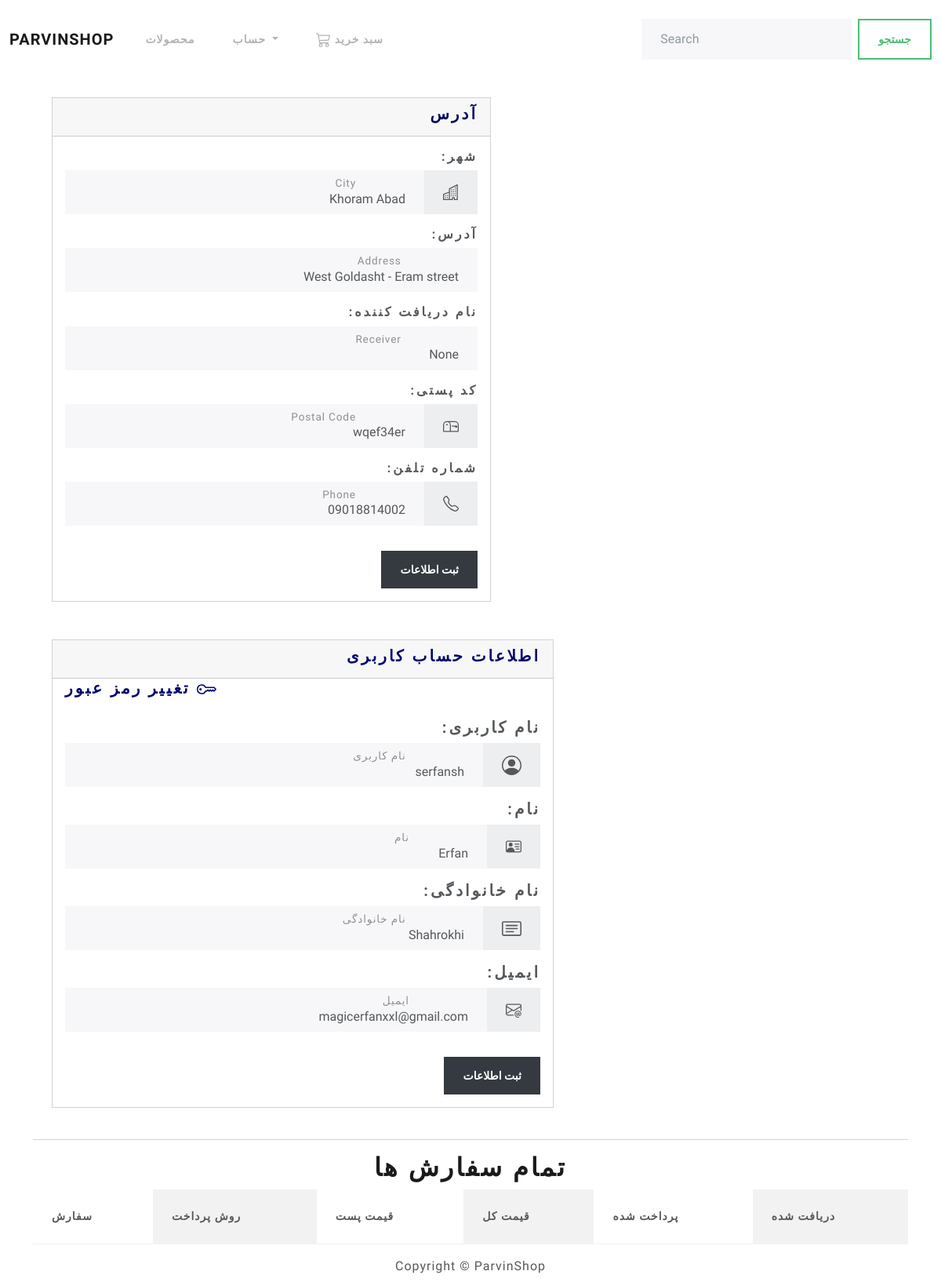
Page /user/account/ (signed in) on the earlier database version.
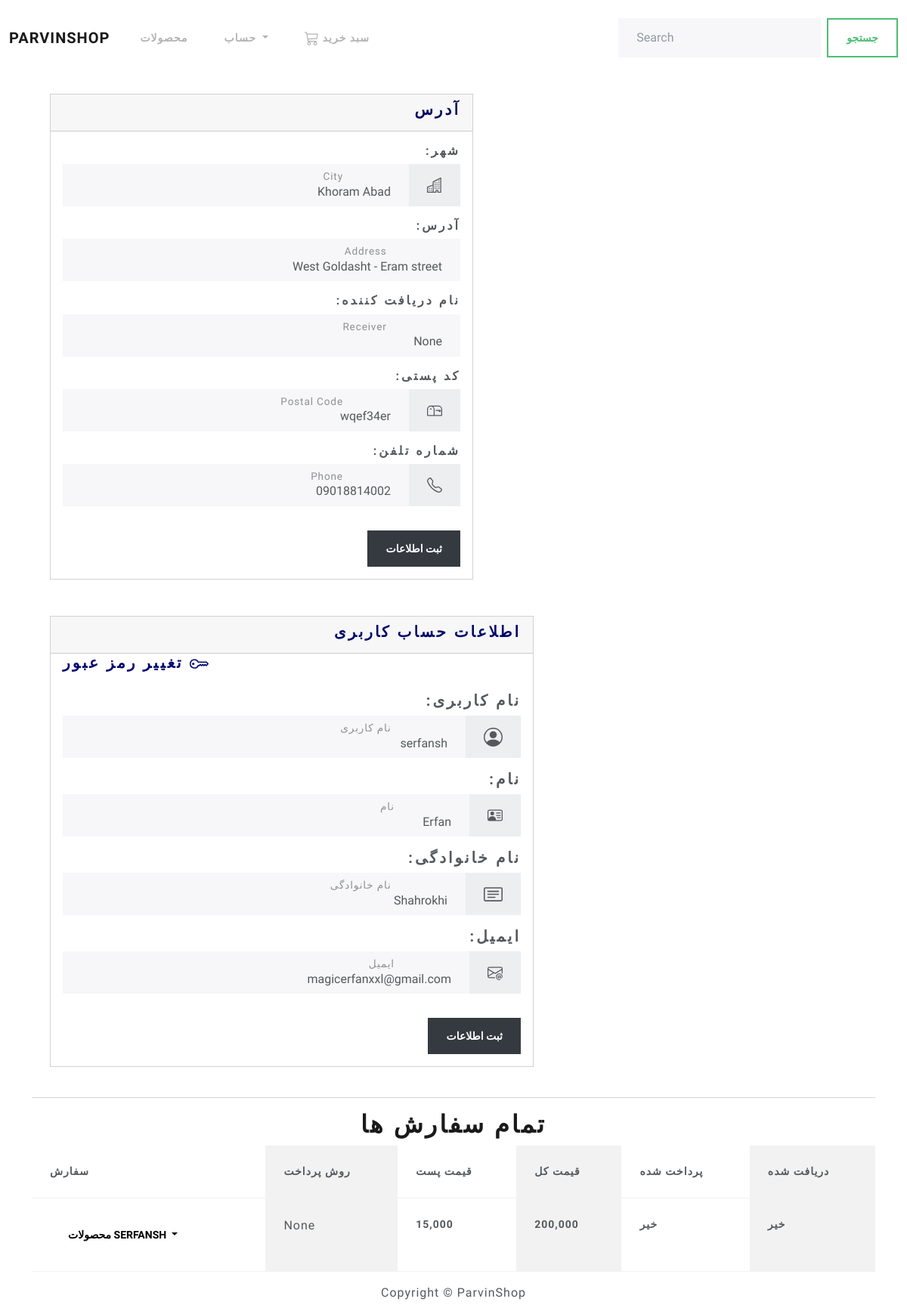
Same page on the later database version.
### users/models.py (models this page shows, shortened)
class Order(models.Model):
    user = models.ForeignKey(User, on_delete=models.SET_NULL, null=True)
    paymentMethod = models.CharField(max_length=200, null=True, blank=True) # default = online
    shippingPrice = models.IntegerField(null=True, blank=True, default=15000)
    totalPrice = models.IntegerField(null=True, blank=True, default=0)
    isPaid = models.BooleanField(default=False)
    paidAt = models.DateTimeField(auto_now_add=False, null=True, blank=True)
    isDelivered = models.BooleanField(default=False)
    deliveredAt = models.DateTimeField(auto_now_add=False, null=True, blank=True)
    createdAt = models.DateTimeField(auto_now_add=True)
    id = models.UUIDField(default=uuid.uuid4, unique=True,
                        primary_key=True, editable=False)
    class Meta:
        ordering = ['-createdAt']

### users/views.py (the view)
# urls.py: path('account/', views.userAccount, name='account'),
@login_required(login_url='login')
def userAccount(request):
    user = request.user
    address = getAdress(user)
    orders, ordders = getAllOrders(user)
    if request.method == 'POST':
        saveAddress(request, address)
    context = {'user': user, 'address': address,
    'orders': orders, 'ordders': ordders}
    return render(request, 'users/account.html', context)

### users/utils.py (called while the page is built)
def getAdress(user):
    try:
        address = user.useraddress
    except:
        address = None
    return address

def getAllOrders(user):
    try:
        orders = user.order_set.all()
    except:
        orders = None
    orderz = []
    ordders = []
    for order in orders:
        orderz += [(order, order.orderitem_set.all())]
        if order.isDelivered == False and order.isPaid == True:
            ordders += [(order, order.orderitem_set.all())]
    return orderz, ordders

### users/templates/users/account.html (shortened to what the changed rows need)
{% extends 'main.html' %}
{% load humanize %}
{% block content %}
<div class="container me-auto">
    <div class="row">
  <div class="col-md-auto">
    <div class="card text-end me-auto m-4" style="width: 40rem;">
      <form class="form-group" action="{% url 'editprofile' %}" method="POST">
      <div class="card-body">
        <div class="input-group mb-3">
          <div class="form-floating">
            <input type="text" class="form-control text-end" id="floatingInputGroup1" placeholder="Username" name="username" value="{{user.username}}">
            <label class="text-end" for="floatingInputGroup1">نام کاربری</label>
          </div>
        </div>
        <div class="input-group mb-3">
          <div class="form-floating">
            <input type="text" class="form-control text-end" id="floatingInputGroup1" placeholder="Name" name="first_name" value="{{user.first_name}}">
            <label class="text-end" for="floatingInputGroup1">نام</label>
          </div>
        </div>
        <div class="input-group mb-3">
          <div class="form-floating">
            <input type="text" class="form-control text-end" id="floatingInputGroup1" placeholder="Last Name" name="last_name" value="{{user.last_name}}">
            <label class="text-end" for="floatingInputGroup1">نام خانوادگی</label>
          </div>
        </div>
        <div class="input-group mb-3">
          <div class="form-floating">
            <input type="text" class="form-control text-end" id="floatingInputGroup1" placeholder="Email" name="email" value="{{user.email}}">
            <label class="text-end" for="floatingInputGroup1">ایمیل</label>
          </div>
        </div>
      </div>
    </form>
    </div>
  </div>
</div>
    <h1 class="text-center">تمام سفارش ها</h1>
    <table class="table table-striped-columns">
      <thead>
        <tr>
          <th scope="col">سفارش</th>
          <th scope="col">روش پرداخت</th>
          <th scope="col">قیمت پست</th>
          <th scope="col">قیمت کل</th>
          <th scope="col">پرداخت شده</th>
          <th scope="col">دریافت شده</th>
        </tr>
      </thead>
      <tbody>
          {% for order, items in orders %}
        <tr>
          <th scope="row"><div class="dropdown">
              <button class="btn btn-secondary dropdown-toggle" type="button" data-bs-toggle="dropdown" aria-expanded="false">
                محصولات   {{request.user}}
              </button>
            </div></th>
          <td>{{order.paymentMethod}}</td>
          <th>{{order.shippingPrice|intcomma}}</th>
          <th>{{order.totalPrice|intcomma}}</th>
          <th>{% if order.isPaid %} بله {% else %} خیر {% endif %}</th>
          <th>{% if order.isDelivered %} بله {% else %} خیر {% endif %}</th>
        </tr>
        {% endfor %}
      </tbody>
    </table>
</div>
{% endblock %}

Differences in the rows shown:
added Order: {{ request.user }} "SERFANSH", paymentMethod "None", shippingPrice "15,000", totalPrice "200,000", isPaid "خیر", isDelivered "خیر"
